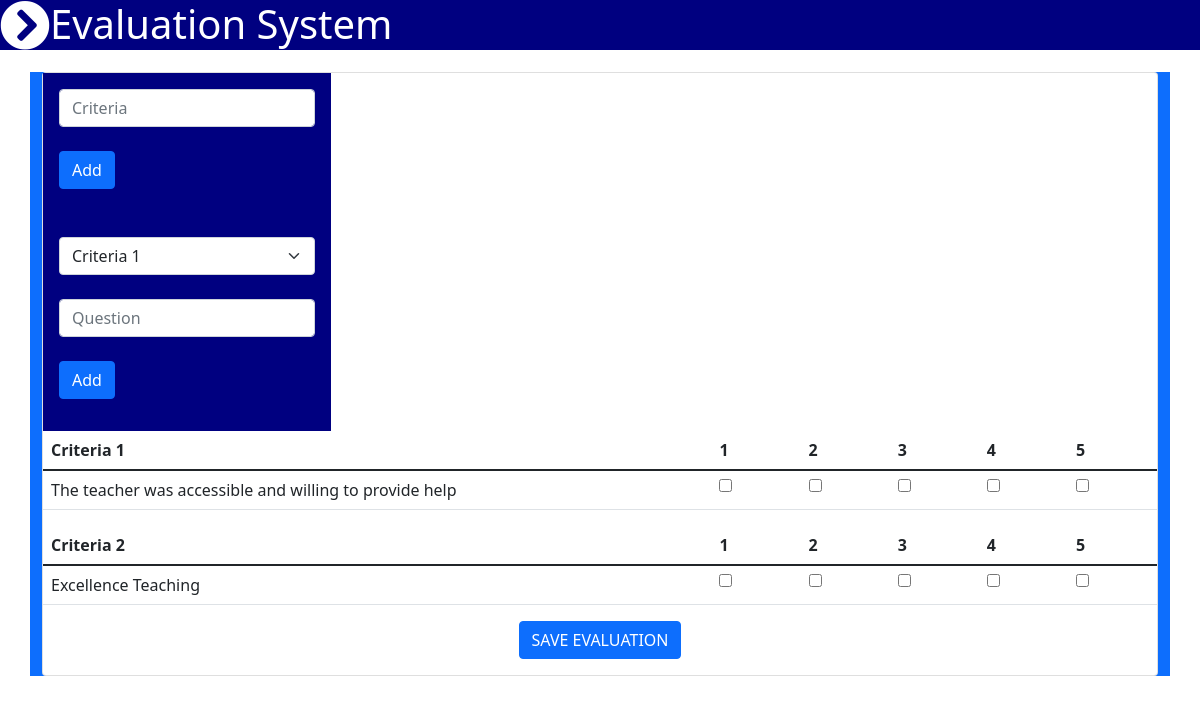
Screenshot of /question-list.php (signed in) with the database file from the repository.
### tables this page shows
CREATE TABLE `criteria` (
  `id` int(30) NOT NULL,
  `criteria` varchar(30) NOT NULL
);

CREATE TABLE `questions` (
  `id` int(30) NOT NULL,
  `criteria_id` int(30) NOT NULL,
  `question` varchar(255) NOT NULL
);

### question-list.php (the view, shortened to what this page needs)
<?php include_once'navbar.php'; ?>
<body>
    <div class="container bg-primary">
                    <div class="card my-5">
                        <div class="card-body" style="background-color: #000080; width: 18rem;">
                        <form action="add-criteria.php" method="post">
                            <input type="text" class="form-control" placeholder="Criteria" name="criteria"><br>
                            <button type="submit" class="btn btn-primary">Add</button>
                        </form>
                        </div>
                        <div class="card-body" style="background-color: #000080; width: 18rem;">
                        <form action="add-question.php" method="post">
                                <select class="form-select" name="criteriaid" id="">
                                <?php include_once'koneksyon.php';
                                    $view = "SELECT * FROM criteria";
                                    $res = mysqli_query($koneksyon, $view);
                                    while($row = mysqli_fetch_array($res)){
                                ?>
                                    <option value="<?php echo $row['id']; ?>"> <?php echo $row['criteria']; ?> </option>
                                    <?php } ?>
                                </select><br>
                                    <input type="text" class="form-control" placeholder="Question" name="question"><br>
                                    <button type="submit" class="btn btn-primary">Add</button>
                            </form>
                        </div>
                    <?php
                        $qryview = "SELECT * FROM criteria";
                        $result = mysqli_query($koneksyon, $qryview);
                            while($row = mysqli_fetch_array($result)) {
                        ?>
                        <table class="table">
                            <thead>
                                <tr>
                                    <th scope="col"><?php echo $row['criteria']; ?></th>
                                    <th>1</th>
                                    <th>2</th>
                                    <th>3</th>
                                    <th>4</th>
                                    <th>5</th>
                                </tr>
                            </thead>
                            <tbody>
                            <?php
                                $tanong = "SELECT * FROM questions where criteria_id = {$row['id']}";
                                $resulta = mysqli_query($koneksyon, $tanong);
                                while($row1 = mysqli_fetch_array($resulta)){
                                    ?>
                                    <tr>
                                        <td><?php echo $row1['question']; ?></td>
                                        <?php for($c=1;$c<=5;$c++): ?>
                                            <td style="width: 8%;">
                                                    <input type="checkbox" <?php echo $c == 5 ? : '' ?> value="<?php echo $c ?>">
                                            </td>
                                        <?php endfor; ?>
                                    </tr>
                                    <?php } ?>
                            </tbody>
                        </table>
                        <?php } ?>
                        <div class="container-sm text-center">
                            <div class="row m-auto">
                                <form action="add-evaluation.php" method="post">
                                    <button type="submit" class="btn btn-primary">SAVE EVALUATION</button>
                                </form>
                            </div>
                        </div>
                    </div>
    </div>
</body>

### rows the page displays
criteria: criteria "Criteria 1"
questions: question "The teacher was accessible and willing to provide help"
criteria: criteria "Criteria 2"
questions: question "Excellence Teaching"

### other values shown
form field criteriaid "Criteria 1"
